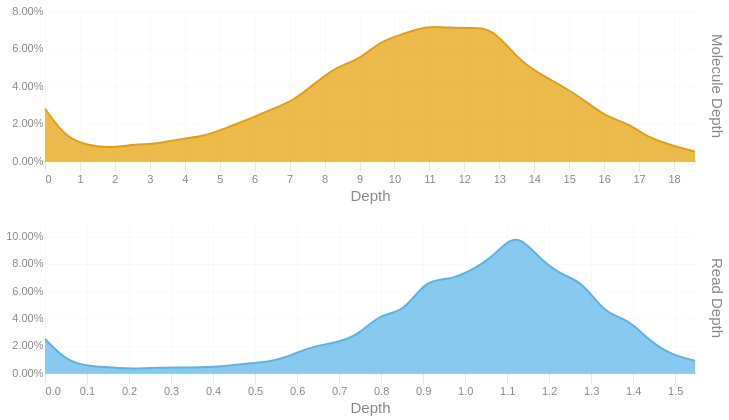

Notebook code for this chart:
### Code cell
readdep = depth_hist(tb['Read Depth'], q99, 3)
readdep = readdep.with_columns(pl.lit('Read Depth').alias('Metric'))
if not SKIPLR:
    moldep = depth_hist(tb['Molecule Depth'], mol_q99, 1)
    moldep = moldep.with_columns(pl.lit('Molecule Depth').alias('Metric'))
    _hist = pl.concat([readdep, moldep])
    _hist = _hist.filter(pl.col('Proportion') != 0)
    with SafeRender(_hist):
        (
            alt.Chart(_hist)        
            .mark_area(interpolate = "basis")
            .encode(
                x=alt.X('Bin:Q').scale(domainMin=0).axis(alt.Axis(title='Depth')),
                y = alt.Y('Proportion:Q', title = None).axis(format = '.2%'),
                color = alt.Color('Metric:N').legend(None),
                row = alt.Row("Metric:N").header(title = None, labelOrient = 'right'),
                tooltip = [
                    alt.Tooltip("Metric:N", title = "Metric"),
                    alt.Tooltip('Interval:N', title = "Depth Interval"),
                    alt.Tooltip('Proportion:Q', title = "% Alignments").format('.2%')
                ]
            )
            .resolve_scale(x='independent', y='independent')
            .properties(
                height = 150, width = 650,
                usermeta={'embedOptions': {'downloadFileName': f'{samplename}.depth.hist'}}
            )
        ).display()
else:
    readdep = readdep.filter(pl.col('Proportion') != 0)
    with SafeRender(readdep):
        (
            alt.Chart(readdep)        
            .mark_area(interpolate = "basis")
            .encode(
                x=alt.X('Bin:Q').scale(domainMin=0).axis(alt.Axis(title='Depth')),
                y = alt.Y('Proportion:Q', title = None).axis(format = '.2%'),
                tooltip = [
                    alt.Tooltip('Interval:N', title = "Depth Interval"),
                    alt.Tooltip('Proportion:Q', title = "% Alignments").format('.2%')
                ]
            )
            .properties(
                usermeta={'embedOptions': {'downloadFileName': f'{samplename}.depth.hist'}}
            )
        ).display()

### Figure 1 — Vega-Lite specification as saved in the notebook (floating-point values rounded to 4 significant figures)
{"width": 650, "height": 150, "config": {"title": {"anchor": "start", "dy": -15, "fontSize": 18, "color": "#888888", "subtitleColor": "#888888", "subtitleFontSize": 14}, "arc": {"fill": "#0072B2"}, "axis": {"domainColor": "#888888", "domainWidth": 0.5, "gridWidth": 0.2, "grid": false, "titleFontWeight": 400, "titleFontSize": 15, "labelFontSize": 11, "labelColor": "#888888", "tickColor": "#888888", "tickWidth": 0.2, "titleColor": "#888888"}, "axisBand": {"grid": false}, "axisX": {"grid": true, "tickSize": 10, "domainCap": "round"}, "axisY": {"domain": false, "grid": true, "tickSize": 0, "domainCap": "round"}, "background": "transparent", "header": {"labelFontSize": 15, "labelColor": "#888888", "titleFontSize": 15, "titleFontWeight": 600, "titleColor": "#888888"}, "legend": {"labelFont": "sans-serif", "labelFontSize": 12, "labelColor": "#888888", "symbolSize": 100, "symbolType": "circle", "titleFontSize": 12, "titlePadding": 10, "titleColor": "#888888", "title": null}, "range": {"category": ["#E69F00", "#56B4E9", "#009E73", "#F0E442", "#0072B2", "#D55E00", "#CC79A7", "#000000"], "diverging": ["#cfe8f3", "#a2d4ec", "#73bfe2", "#46abdb", "#1696d2", "#12719e"]}, "area": {"fill": "#0072B2", "fillOpacity": 0.7, "line": true, "strokeOpacity": 0.7}, "line": {"color": "#0072B2", "stroke": "#0072B2", "strokeWidth": 2}, "trail": {"color": "#0072B2", "stroke": "#0072B2", "strokeWidth": 0, "size": 1}, "point": {"filled": true, "fillOpacity": 1.0, "size": 95}, "text": {"color": "#888888", "fontSize": 11, "align": "right", "fontWeight": 400, "size": 11}, "bar": {"fill": "#0072B2", "stroke": null}, "view": {"stroke": null, "continuousWidth": 660, "continuousHeight": 400}}, "data": {"name": "data-466af604f088fc825b2d956b065f9b38"}, "mark": {"type": "area", "interpolate": "basis"}, "encoding": {"color": {"field": "Metric", "legend": null, "type": "nominal"}, "row": {"field": "Metric", "header": {"title": null, "labelOrient": "right"}, "type": "nominal"}, "tooltip": [{"field": "Metric", "title": "Metric", "type": "nominal"}, {"field": "Interval", "title": "Depth Interval", "type": "nominal"}, {"field": "Proportion", "format": ".2%", "title": "% Alignments", "type": "quantitative"}], "x": {"axis": {"title": "Depth"}, "field": "Bin", "scale": {"domainMin": 0}, "type": "quantitative"}, "y": {"axis": {"format": ".2%"}, "field": "Proportion", "title": null, "type": "quantitative"}}, "resolve": {"scale": {"x": "independent", "y": "independent"}}, "usermeta": {"embedOptions": {"downloadFileName": "S3_Cooper_1777.depth.hist"}}, "$schema": "https://vega.github.io/schema/vega-lite/v6.1.0.json", "datasets": {"data-466af604f088fc825b2d956b065f9b38": [{"Bin": 0.0, "Interval": "0.0-0.053", "Proportion": 0.025, "Metric": "Read Depth"}, {"Bin": 0.053, "Interval": "0.053-0.107", "Proportion": 0.008, "Metric": "Read Depth"}, {"Bin": 0.107, "Interval": "0.107-0.16", "Proportion": 0.005, "Metric": "Read Depth"}, {"Bin": 0.16, "Interval": "0.16-0.213", "Proportion": 0.004, "Metric": "Read Depth"}, {"Bin": 0.213, "Interval": "0.213-0.267", "Proportion": 0.003, "Metric": "Read Depth"}, {"Bin": 0.267, "Interval": "0.267-0.32", "Proportion": 0.004, "Metric": "Read Depth"}, {"Bin": 0.32, "Interval": "0.32-0.373", "Proportion": 0.004, "Metric": "Read Depth"}, {"Bin": 0.373, "Interval": "0.373-0.427", "Proportion": 0.004, "Metric": "Read Depth"}, {"Bin": 0.427, "Interval": "0.427-0.48", "Proportion": 0.005, "Metric": "Read Depth"}, {"Bin": 0.48, "Interval": "0.48-0.533", "Proportion": 0.007, "Metric": "Read Depth"}, {"Bin": 0.533, "Interval": "0.533-0.587", "Proportion": 0.008, "Metric": "Read Depth"}, {"Bin": 0.587, "Interval": "0.587-0.64", "Proportion": 0.013, "Metric": "Read Depth"}, {"Bin": 0.64, "Interval": "0.64-0.693", "Proportion": 0.02, "Metric": "Read Depth"}, {"Bin": 0.693, "Interval": "0.693-0.747", "Proportion": 0.022, "Metric": "Read Depth"}, {"Bin": 0.747, "Interval": "0.747-0.8", "Proportion": 0.028, "Metric": "Read Depth"}, {"Bin": 0.8, "Interval": "0.8-0.853", "Proportion": 0.044, "Metric": "Read Depth"}, {"Bin": 0.853, "Interval": "0.853-0.907", "Proportion": 0.044, "Metric": "Read Depth"}, {"Bin": 0.907, "Interval": "0.907-0.96", "Proportion": 0.069, "Metric": "Read Depth"}, {"Bin": 0.96, "Interval": "0.96-1.013", "Proportion": 0.068, "Metric": "Read Depth"}, {"Bin": 1.013, "Interval": "1.013-1.067", "Proportion": 0.075, "Metric": "Read Depth"}, {"Bin": 1.067, "Interval": "1.067-1.12", "Proportion": 0.085, "Metric": "Read Depth"}, {"Bin": 1.12, "Interval": "1.12-1.173", "Proportion": 0.104, "Metric": "Read Depth"}, {"Bin": 1.173, "Interval": "1.173-1.227", "Proportion": 0.085, "Metric": "Read Depth"}, {"Bin": 1.227, "Interval": "1.227-1.28", "Proportion": 0.072, "Metric": "Read Depth"}, {"Bin": 1.28, "Interval": "1.28-1.333", "Proportion": 0.067, "Metric": "Read Depth"}, {"Bin": 1.333, "Interval": "1.333-1.387", "Proportion": 0.043, "Metric": "Read Depth"}, {"Bin": 1.387, "Interval": "1.387-1.44", "Proportion": 0.04, "Metric": "Read Depth"}, {"Bin": 1.44, "Interval": "1.44-1.493", "Proportion": 0.023, "Metric": "Read Depth"}, {"Bin": 1.493, "Interval": "1.493-1.547", "Proportion": 0.013, "Metric": "Read Depth"}, {"Bin": 1.547, "Interval": "1.547-1.6", "Proportion": 0.009, "Metric": "Read Depth"}, {"Bin": 0.0, "Interval": "0.0-0.6", "Proportion": 0.028, "Metric": "Molecule Depth"}, {"Bin": 0.6, "Interval": "0.6-1.3", "Proportion": 0.012, "Metric": "Molecule Depth"}, {"Bin": 1.3, "Interval": "1.3-1.9", "Proportion": 0.008, "Metric": "Molecule Depth"}, {"Bin": 1.9, "Interval": "1.9-2.6", "Proportion": 0.007, "Metric": "Molecule Depth"}, {"Bin": 2.6, "Interval": "2.6-3.2", "Proportion": 0.009, "Metric": "Molecule Depth"}, {"Bin": 3.2, "Interval": "3.2-3.9", "Proportion": 0.009, "Metric": "Molecule Depth"}, {"Bin": 3.9, "Interval": "3.9-4.5", "Proportion": 0.012, "Metric": "Molecule Depth"}, {"Bin": 4.5, "Interval": "4.5-5.1", "Proportion": 0.013, "Metric": "Molecule Depth"}, {"Bin": 5.1, "Interval": "5.1-5.8", "Proportion": 0.017, "Metric": "Molecule Depth"}, {"Bin": 5.8, "Interval": "5.8-6.4", "Proportion": 0.022, "Metric": "Molecule Depth"}, {"Bin": 6.4, "Interval": "6.4-7.1", "Proportion": 0.027, "Metric": "Molecule Depth"}, {"Bin": 7.1, "Interval": "7.1-7.7", "Proportion": 0.032, "Metric": "Molecule Depth"}, {"Bin": 7.7, "Interval": "7.7-8.3", "Proportion": 0.041, "Metric": "Molecule Depth"}, {"Bin": 8.3, "Interval": "8.3-9.0", "Proportion": 0.05, "Metric": "Molecule Depth"}, {"Bin": 9.0, "Interval": "9.0-9.6", "Proportion": 0.054, "Metric": "Molecule Depth"}, {"Bin": 9.6, "Interval": "9.6-10.3", "Proportion": 0.064, "Metric": "Molecule Depth"}, {"Bin": 10.3, "Interval": "10.3-10.9", "Proportion": 0.068, "Metric": "Molecule Depth"}, {"Bin": 10.9, "Interval": "10.9-11.6", "Proportion": 0.072, "Metric": "Molecule Depth"}, {"Bin": 11.6, "Interval": "11.6-12.2", "Proportion": 0.071, "Metric": "Molecule Depth"}, {"Bin": 12.2, "Interval": "12.2-12.8", "Proportion": 0.071, "Metric": "Molecule Depth"}, {"Bin": 12.8, "Interval": "12.8-13.5", "Proportion": 0.071, "Metric": "Molecule Depth"}, {"Bin": 13.5, "Interval": "13.5-14.1", "Proportion": 0.055, "Metric": "Molecule Depth"}, {"Bin": 14.1, "Interval": "14.1-14.8", "Proportion": 0.047, "Metric": "Molecule Depth"}, {"Bin": 14.8, "Interval": "14.8-15.4", "Proportion": 0.04, "Metric": "Molecule Depth"}, {"Bin": 15.4, "Interval": "15.4-16.0", "Proportion": 0.033, "Metric": "Molecule Depth"}, {"Bin": 16.0, "Interval": "16.0-16.7", "Proportion": 0.024, "Metric": "Molecule Depth"}, {"Bin": 16.7, "Interval": "16.7-17.3", "Proportion": 0.02, "Metric": "Molecule Depth"}, {"Bin": 17.3, "Interval": "17.3-18.0", "Proportion": 0.012, "Metric": "Molecule Depth"}, {"Bin": 18.0, "Interval": "18.0-18.6", "Proportion": 0.008, "Metric": "Molecule Depth"}, {"Bin": 18.6, "Interval": "18.6-19.26", "Proportion": 0.005, "Metric": "Molecule Depth"}]}}
